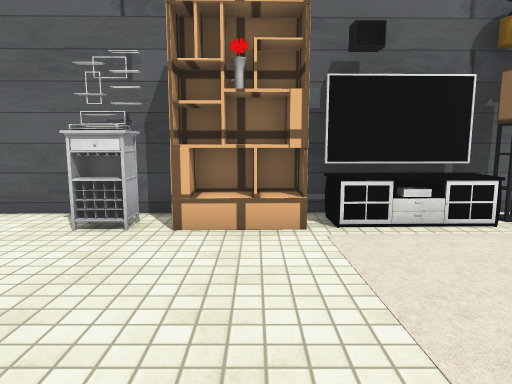
[1] (above)

14 first-person views from a walk through a 3-D level made in the Unity game engine. The camera is 1.4 m above the floor, tilts 8° down and sees 70° across. The floor is counted in squares, 1 m on a side. Each view is taken from the middle of a square. On the plan, view 1 faces up. The plan holds only what a view shows up to about 16 squares ahead; the rest is blank. The player is left out. Some animated figures are not drawn. Some surface patterns are stand-ins.

[2]
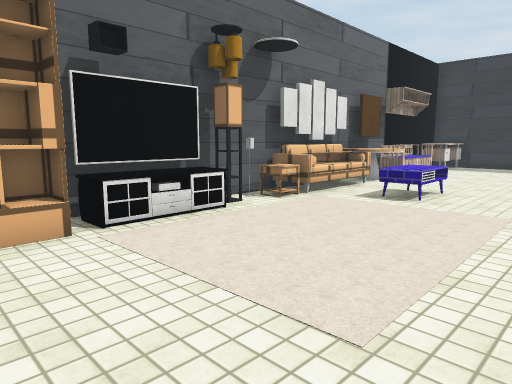

[3]
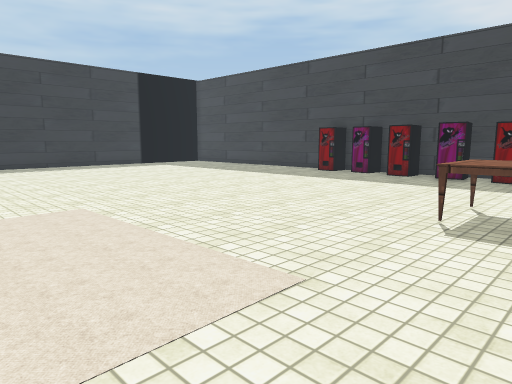

[4]
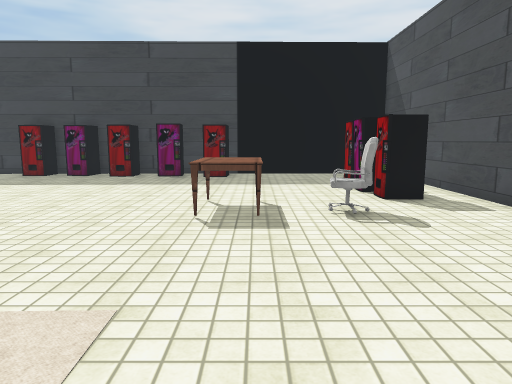

[5]
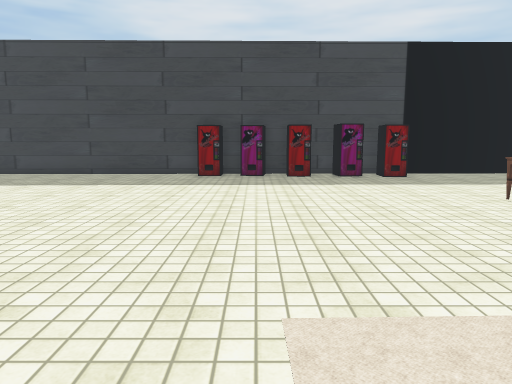

[6]
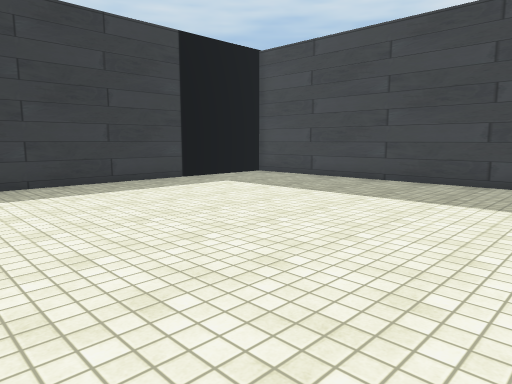

[7]
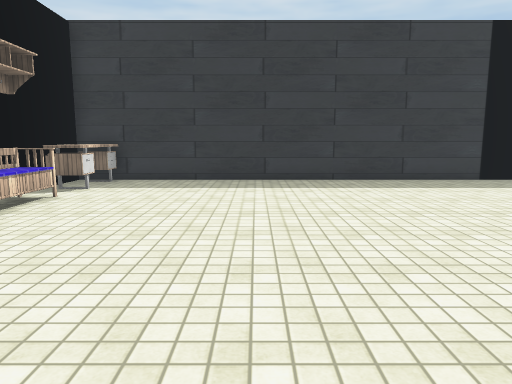

[8]
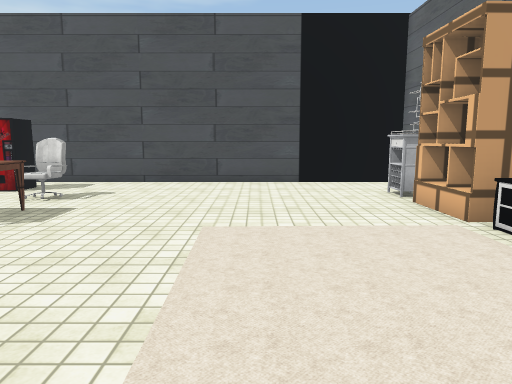

[9]
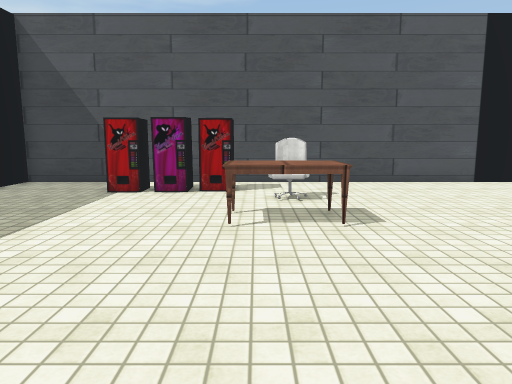

[10]
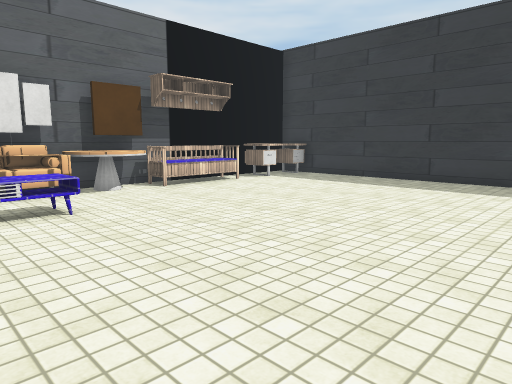

[11]
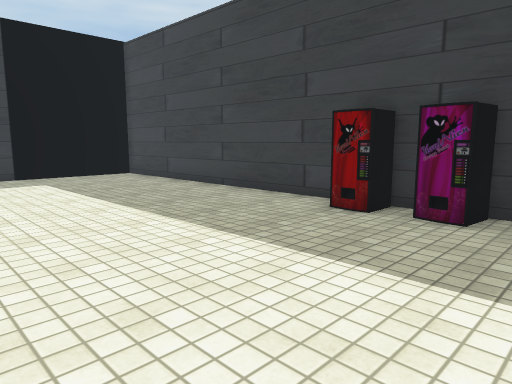

[12]
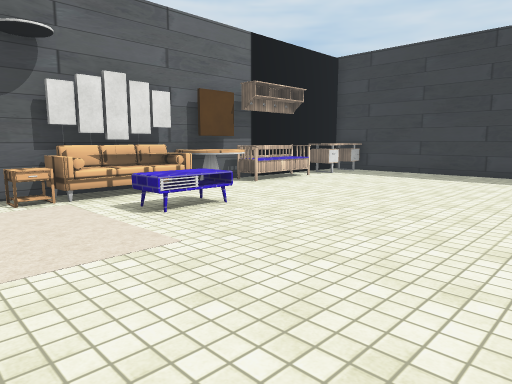

[13]
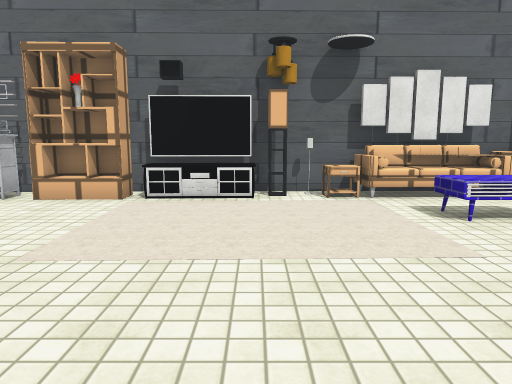

[14]
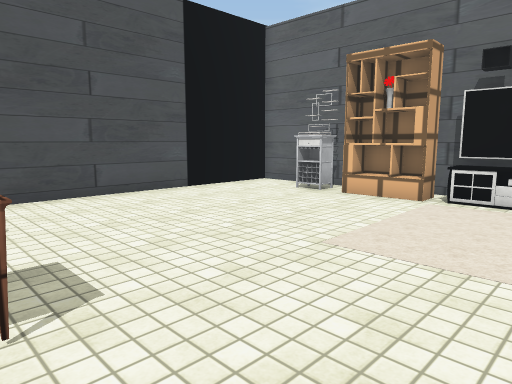

### Floor plan
Points are (right, up) in squares from view 1. A wall is a line through its corners. A room is listed if a view was taken in it or the views show most of it. See-through windows are left out.
Room 1 (views 1, 2, 3, 4, 5, 6, 7, 8, 9, 10, 11, 12, 13, 14)
walls: (7.5, 7.2) (0.5, 7); (10.5, 7.2) (9.4, 7.2); (14.4, 7.3) (12.3, 7.2); (-2.4, 5.6) (-2.9, 5.6); (-1.6, 7) (-5.5, 6.9) (-5.5, -11.8) (20.1, -11.4) (20.1, 7.4) (16.3, 7.3); (20, 5.9) (17.3, 5.9) (17.2, 7)
low walls: (19.1, 5.9) (19.1, 6.8)
objects: other object (-4, -8) to (-3, -7); other object (-4, -6) to (-3, -6); other object (-4, -5) to (-3, -5); other object (-2, -4) to (-2, -3); other object (-2, 6); other object (-1, 6) to (1, 6); other object (0, -4) to (1, -3); other object (1, -11) to (2, -10); other object (2, 6) to (4, 6); other object (3, -11) to (4, -10); other object (5, -11) to (6, -10); other object (6, 6) to (7, 6); other object (7, -11); other object (8, 3) to (9, 4); other object (8, 6) to (9, 7); other object (9, -11); other object (10, 6) to (12, 7); other object (12, 7); other object (13, 6) to (16, 7)

Where each view was taken, in squares from view 1:
view 1: 0 up, 0 right, facing up
view 2: 0 up, 1 left, facing up-right
view 3: 4 up, 1 left, facing down-right
view 4: 4 up, 0 right, facing down
view 5: 4 up, 7 right, facing down
view 6: 1 up, 8 right, facing down-right
view 7: 1 up, 7 right, facing right
view 8: 2 up, 7 right, facing left
view 9: 4 down, 7 right, facing left
view 10: 4 down, 7 right, facing up-right
view 11: 4 down, 5 right, facing down-right
view 12: 3 down, 4 right, facing up-right
view 13: 3 down, 4 right, facing up
view 14: 3 down, 4 right, facing up-left
